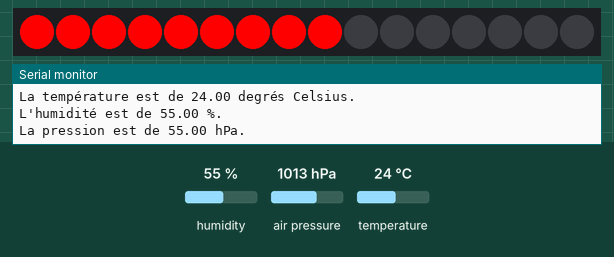
Simulated run of this sketch. Board: Arduino Uno, built with avr-gcc and run on an emulated ATmega328P. On the bench: 16 RGB LEDs in strip order, left to right, the last lines printed to the serial monitor. The test bench sets the inputs (shaded band); at power-on: temperature 24 °C, humidity 55 %, air pressure 1013 hPa.

Above: at 9.8 s.
9.9 s: temperature set to 41 °C
At 19.3 s:
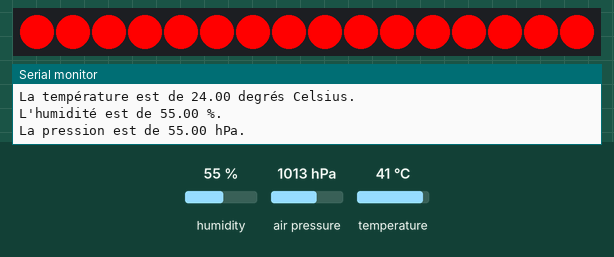
22.5 s: humidity set to 22 %
At 31.2 s:
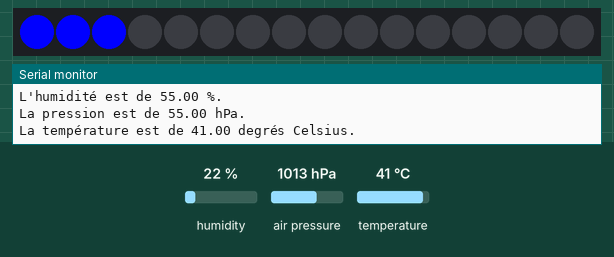
34.6 s: humidity set to 40 %
At 39.5 s:
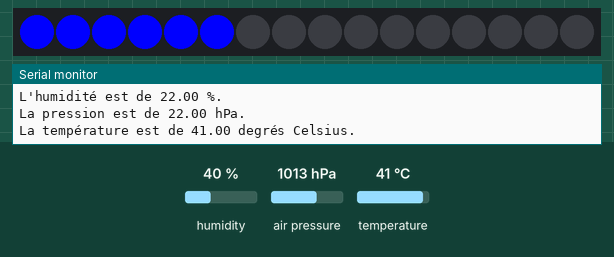
43.7 s: temperature set to 12 °C
At 45.5 s:
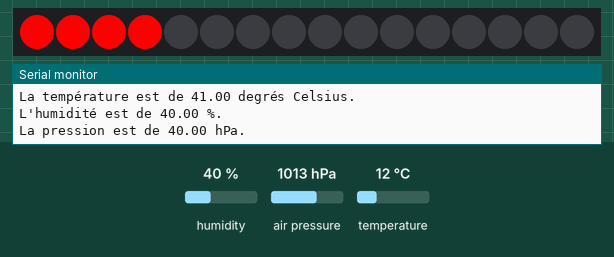
Timing chart, 0 to 47.0 s (numbered marks = the images above; inputs shaded):
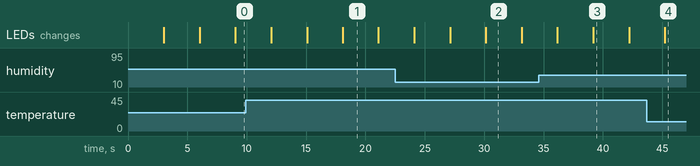

Measured:
- after the input at 9.9 s, the LEDs: first differ from a run without the input after 8.2 s (image 1)
- after the input at 43.7 s, the LEDs: change after 1.5 s (image 4)
- what the display in image 1 shows lasts 3.0 s, from 18.1 s to 21.1 s

The sketch:

ledrgb.ino
```cpp
#include <Wire.h>
#include <Adafruit_Sensor.h>
#include <Adafruit_BME280.h>
#include <Adafruit_NeoPixel.h>

#define PIN_LED 4 // Pin connecté à la bande de LEDs
#define NUM_LEDS 16 // Nombre total de LEDs

Adafruit_BME280 bme; // Crée une instance du capteur BMP280
Adafruit_NeoPixel strip(NUM_LEDS, PIN_LED, NEO_GRB + NEO_KHZ800);
int status;
void setup() {
  Serial.begin(9600);
  status = bme.begin(0x76);
  if (!status) {
    Serial.println(F("Erreur Capteur"));
    Serial.print("SensorID was: 0x"); Serial.println(bme.sensorID(),16);
    Serial.print("        ID of 0xFF  BMP 180 ou BMP 085\n");
    Serial.print("   ID of 0x56-0x58  BMP 280,\n");
    Serial.print("        ID of 0x60  BME 280.\n");
    Serial.print("        ID of 0x61  BME 680.\n");
    while (1) delay(10);
  }
  // if (!bme.begin(0x76)) {
  //   Serial.println(F("Could not find a valid BMP280 sensor, check wiring!"));
  //   while (1);
  // }

  strip.begin();
  strip.show(); // Initialise toutes les LEDs à 'éteint'
}

void loop() {
  String message;
  float temp = bme.readTemperature();
  float pressure = bme.readPressure()  ; // Converti en hPa
  float humidity = bme.readHumidity(); // Le BMP280 ne peut pas lire l'humidité. Utilisez un autre capteur si nécessaire.

  // Afficher la température en rouge
  displayBarGraph(temp, 0, 40, strip.Color(255, 0, 0)); // Température de 0 à 40 degrés comme exemple
  delay(3000);

  message  = "La température est de " + String(temp) + " degrés Celsius.";
  Serial.println(message);


  // Afficher l'humidité en bleu
  displayBarGraph(humidity, 0, 100, strip.Color(0, 0, 255)); // Humidité de 0 à 100% comme exemple
  delay(3000);

  message  = "L'humidité est de " + String(humidity) + " %.";
  Serial.println(message);


  // Afficher la pression en vert
  displayBarGraph(pressure, 950, 1050, strip.Color(0, 255, 0)); // Pression de 950 à 1050 hPa comme exemple
  delay(3000);

  message  = "La pression est de " + String(humidity) + " hPa.";
  Serial.println(message);

}

void displayBarGraph(float value, float minVal, float maxVal, uint32_t color) {
  strip.clear();
  int numLedsToLight = map(value, minVal, maxVal, 0, NUM_LEDS);
  for(int i = 0; i < numLedsToLight; i++) {
    strip.setPixelColor(i, color);
  }
  strip.show();
}
```
